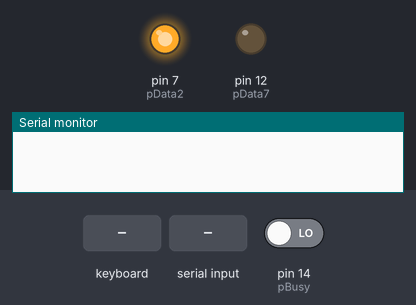
This sketch was run on a simulated Arduino Mega 2560, built with avr-gcc and run on an emulated ATmega2560. On the bench: output pins drawn as LEDs (lit = HIGH), the last lines printed to the serial monitor. Inputs (shaded band) come from the test bench; at power-on: pin 14 (pBusy) LOW. Pins used as bus, display or sensor lines are not drawn.

Above: at 2.2 s.
2.3 s: PS/2 keyboard text "1" received
3.8 s: "1" received over Serial
At 4.3 s:
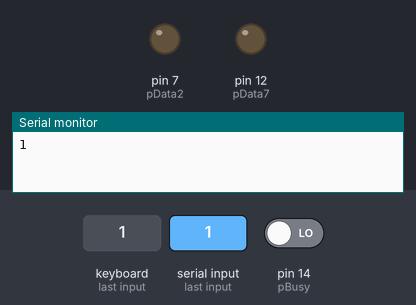
5.3 s: PS/2 keyboard text "a" received
Timing chart, 0 to 10.5 s (numbered marks = the images above; inputs shaded):
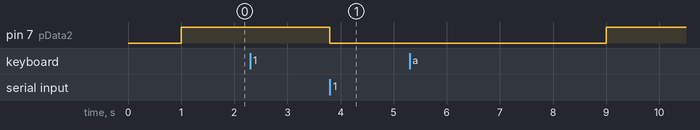

The sketch:

printmgr.ino
```cpp
#include <PS2Keyboard.h>

#define DEBUG 0 //Will fail to compile if set to 1 and compiling for a board that does not have Serial2
#if DEBUG == 1
    #define DEBUG_BEGIN(x) Serial2.begin(x)
    #define DEBUG_PRINT(x) Serial2.print(x)
    #define DEBUG_PRINTLN(x) Serial2.println(x)
#else
    #define DEBUG_BEGIN(x)
    #define DEBUG_PRINT(x)
    #define DEBUG_PRINTLN(x)
#endif


// parallel port pin# = arduino pin#
const int pStrobe = 4;
const int pData0 = 5;
const int pData1 = 6;
const int pData2 = 7;
const int pData3 = 8;
const int pData4 = 9;
const int pData5 = 10;
const int pData6 = 11;
const int pData7 = 12;
const int pAck = 13;
const int pBusy = 14; //A0 on Arduino Nano since there is no D13 pin
// keyboard pins
const int kData = 3;
const int kClk = 2;

//Microseconds to strobe nStrobe for
const int strobeWait = 2;

//const int lineLen = 80; //Unnessecary until linewrapping is implemented
//int linePos = 0;
const byte initMessage[] = "Initializing...\r\n";

bool isEscape = 0;
bool isPeeked = 0;
unsigned int time = 0;
bool timerInhibit = 0;
const unsigned int peekMaxDelay = 6;

PS2Keyboard keyboard;

void setup() {
    Serial.begin(9600); // Limit baudrate to help slow down data transfers so data is less likely to be missed
    DEBUG_BEGIN(115200); // Debug serial connection
    keyboard.begin(kData,kClk);

    pinMode(pStrobe, OUTPUT);      // is active LOW
    digitalWrite(pStrobe, HIGH);   // set HIGH
    pinMode(pData0, OUTPUT);
    pinMode(pData1, OUTPUT);
    pinMode(pData2, OUTPUT);
    pinMode(pData3, OUTPUT);
    pinMode(pData4, OUTPUT);
    pinMode(pData5, OUTPUT);
    pinMode(pData6, OUTPUT);
    pinMode(pData7, OUTPUT);

    pinMode(pAck, INPUT);     // is active LOW
    pinMode(pBusy, INPUT);

    delay(1000);

    resetPrinter();
    timerSetup();

    DEBUG_PRINTLN("Startup complete");
}

ISR(TIMER1_COMPA_vect) {
    if(!timerInhibit) {
        time++;
        if(time>=peekMaxDelay) {
            epsonPeek();
        }
    }
}

void loop() {
    if(Serial.available()) {
        serialHandler();
    }
    if(keyboard.available()) {
        ps2Handler();
    }
}

void serialHandler() {
    while(Serial.available()) {
        char c = Serial.read();
        if(c==0x1b) {
            isEscape = 1;
        } else if(isEscape) {
            if(isalpha(c)) {isEscape=0;}
        } else {
            epsonUnPeek();
            printByte(c);
            DEBUG_PRINT(c);
        }
        //Serial2.print(c);
    }
}

void ps2Handler() {
    char c = keyboard.read();
    if (c==0x7f) { //Delete to backspace
        Serial.print((char)0x08);
        DEBUG_PRINT((char)0x08);
    //Disabled code due to pressing enter twice and keyboard input not actually requiring a linefeed to be appended
    /*} else if(c==0x0d) { //Append line feed after a carriage return
        Serial.print((char)0x0d);
        Serial.print((char)0x0a);
        DEBUG_PRINT((char)0x0d);
        DEBUG_PRINT((char)0x0a);*/
    } else { //Print everything else raw
        Serial.print(c);
        DEBUG_PRINT(c);
    }
    //Serial.print(keyboard.read());
}

void printByte(byte inByte) {
    timerEnable(0);
    while(digitalRead(pBusy) == HIGH) {
    // wait for busy to go low
    }

    digitalWrite(pData0, inByte & 0x01);        // set data bit pins
    digitalWrite(pData1, inByte & 0x02);        // set data bit pins
    digitalWrite(pData2, inByte & 0x04);        // set data bit pins
    digitalWrite(pData3, inByte & 0x08);        // set data bit pins
    digitalWrite(pData4, inByte & 0x10);        // set data bit pins
    digitalWrite(pData5, inByte & 0x20);        // set data bit pins
    digitalWrite(pData6, inByte & 0x40);        // set data bit pins
    digitalWrite(pData7, inByte & 0x80);        // set data bit pins

    digitalWrite(pStrobe, LOW);       // strobe pStrobe to input data bits
    delayMicroseconds(strobeWait);
    digitalWrite(pStrobe, HIGH);
    timerEnable(1);
}

void printMessage(byte message[]) {
    for(int i = 0;i<strlen(message);i++) {
        printByte(message[i]);
    }
}

void resetPrinter() {
    printMessage("\x1B@"); // Initialize printer
    printMessage("\x1Bx0"); // Set printing quality to DRAFT
    printMessage("\x1B!\x04"); // Enable condensed printing
}

void timerSetup() {
    timerEnable(0);
    noInterrupts();
    TCCR1A = 0;
    TCCR1B = 0;
    TCNT1 = 0;
    OCR1A = 0xF424;
    TCCR1B = (1<<WGM12) | (1<<CS12);
    TIMSK1 = (1<<OCIE1A);
    sei();
}

void timerEnable(bool enable) { // Wrapper function to set timerInhibit to x and time to 0
    if(enable==1) {
        timerInhibit = 0;
    } else {
        timerInhibit = 1;
    }
    time = 0;
}

/* Functions to move the page up if nothing has been printed for x amount of time
to allow the user to read the output without the print head covering the page
Then moving the page back down when text needs to be printed again
Note: Uses Espon LQ1070/570 Control Codes*/
void epsonPeek() {
    if(isPeeked==0) {
        isPeeked = 1;
        printMessage("\x1BJ\xD8\x1BJ\xD8\x1BJ\x6C");
    }
}
void epsonUnPeek() {
    time = 0;
    if(isPeeked) {
        isPeeked = 0;
        printMessage("\x1Bj\xD8\x1Bj\xD8\x1Bj\x6C");
    }
}
```

Measured:
- after the input at 3.8 s, pin 7 (pData2): HIGH → LOW at once
